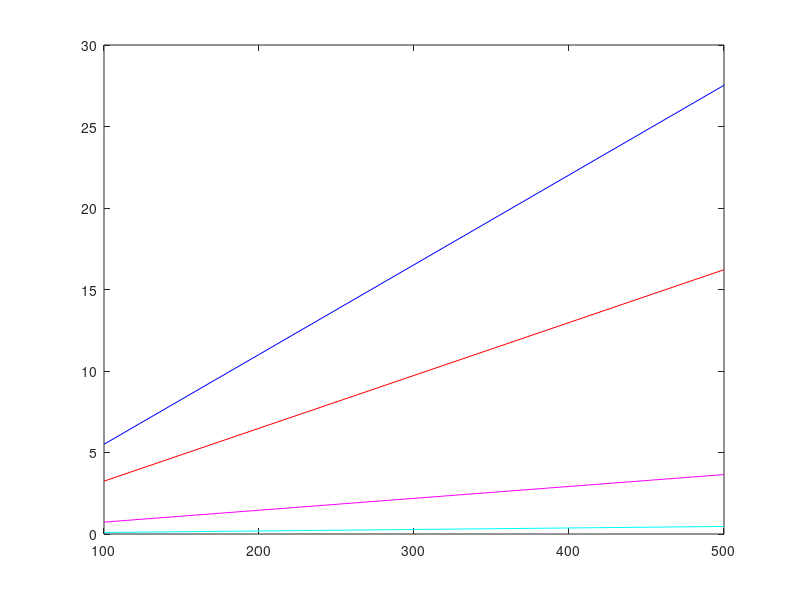

The MATLAB script that drew this image:
clear all

%% Tissue variables
sectionThickness = .040;
xyResolution = .004;
zLengths = 100: 100:500; %length in microns
xyLengths = [500 300]; %xy length in microns

%% SEM numbers

SEMcutsPerHour = 60; %% Cutting speed
SEMplanesStainedPerHour = 100; %% number of planes stained per day

SEMpixelsPerSecond = 2 * 10^6; %% Imaging speed

SEMminBetweenPlanes = 5; %% minutes between Planes
SEMtileSize = 5000 * 3000; %% size of SEM tile
SEMsecondsBetweenTiles = 1; %% seconds between tiles within a plane

%% TEM numbers

TEMcutsPerHour = 5; %% Cutting speed
TEMplanesStainedPerHour = 100; %% number of planes stained per day

TEMpixelsPerSecond = 12 * 10^6; %% Imaging speed
TEMminBetweenPlanes = 20; %% minutes between Planes
TEMtileSize = 5000 * 3000; %% size of SEM tile
TEMsecondsBetweenTiles = 1; %% seconds between tiles within a plane


for i = 1:length(zLengths);
%% Tissue Size
xyLength = [xyLengths(1) xyLengths(2)];
zLength = zLengths(i);
xyPixels = prod(xyLength ./ xyResolution);  % number of pixels per plane
numPlane = zLength / sectionThickness; % number of planes

%% SEM How long
SEMSectioningHours(i) = numPlane/SEMcutsPerHour + numPlane/SEMplanesStainedPerHour;
SEMRawScanMinutesPerPlane= (xyPixels/SEMpixelsPerSecond)/60;
SEMminutesPerPlane =  SEMRawScanMinutesPerPlane +  ((xyPixels/SEMtileSize)*SEMsecondsBetweenTiles)/60;
SEMhoursPerBlock(i) = (SEMminutesPerPlane * numPlane + numPlane * SEMminBetweenPlanes)/60;


%% TEM How long

TEMSectioningHours(i) = numPlane/TEMcutsPerHour + numPlane/TEMplanesStainedPerHour;
TEMRawScanMinutesPerPlane = (xyPixels/TEMpixelsPerSecond)/60;
TEMminutesPerPlane = TEMRawScanMinutesPerPlane +  ((xyPixels/TEMtileSize)*TEMsecondsBetweenTiles)/60;
TEMhoursPerBlock(i) = (TEMminutesPerPlane/60) * numPlane + numPlane * TEMminBetweenPlanes/60;


end

%% Show data

plot(zLengths,(SEMhoursPerBlock + SEMSectioningHours)/24/30,'b')
hold on
plot(zLengths,SEMSectioningHours/24/30,'c')
plot(zLengths,(TEMhoursPerBlock + TEMSectioningHours)/24/30,'r')
plot(zLengths,TEMSectioningHours/24/30,'m')
hold off



%ylim([ 0 36])
